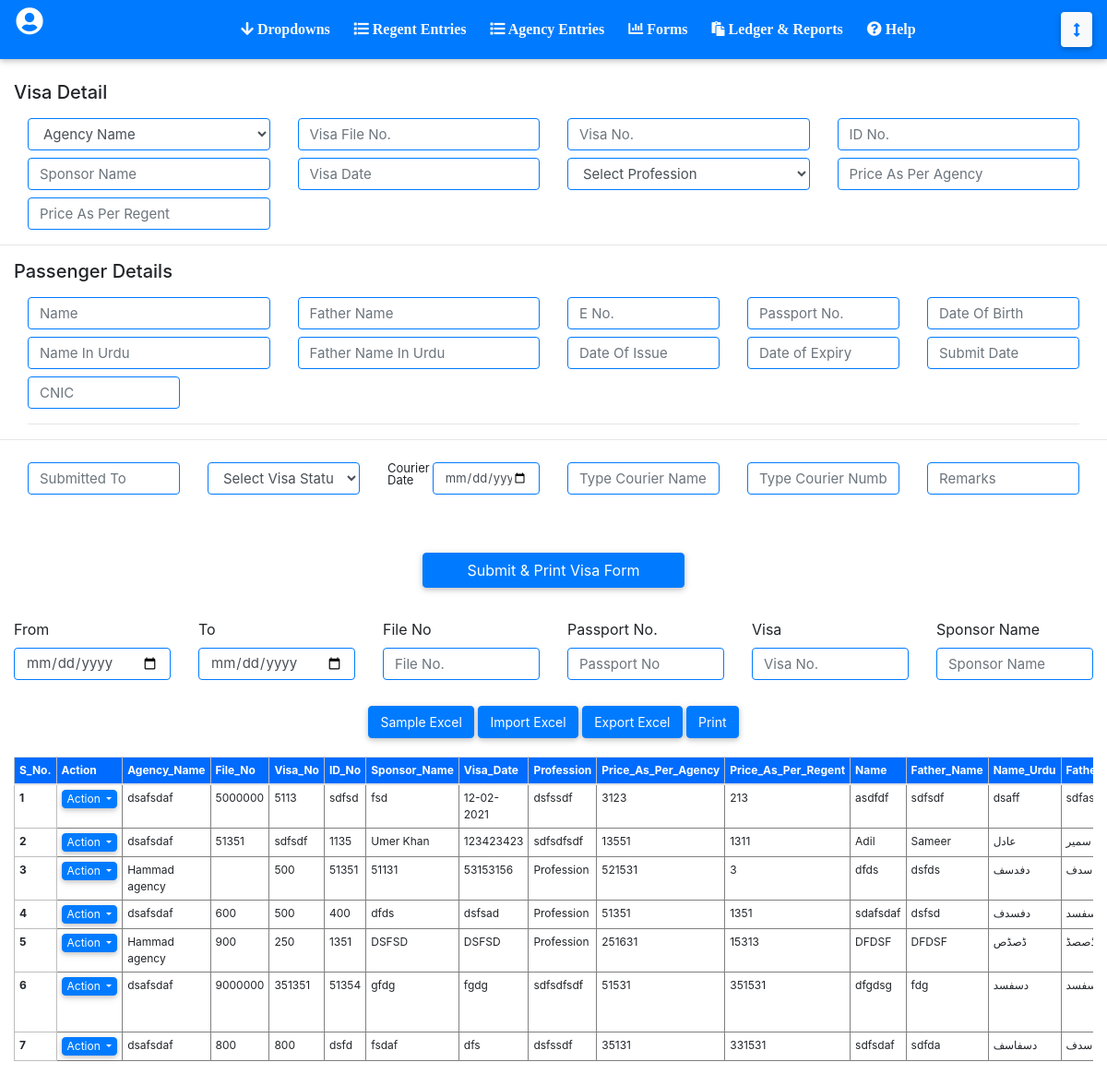
Page /Agency-Entries-Visa-Details.php on the earlier database version.
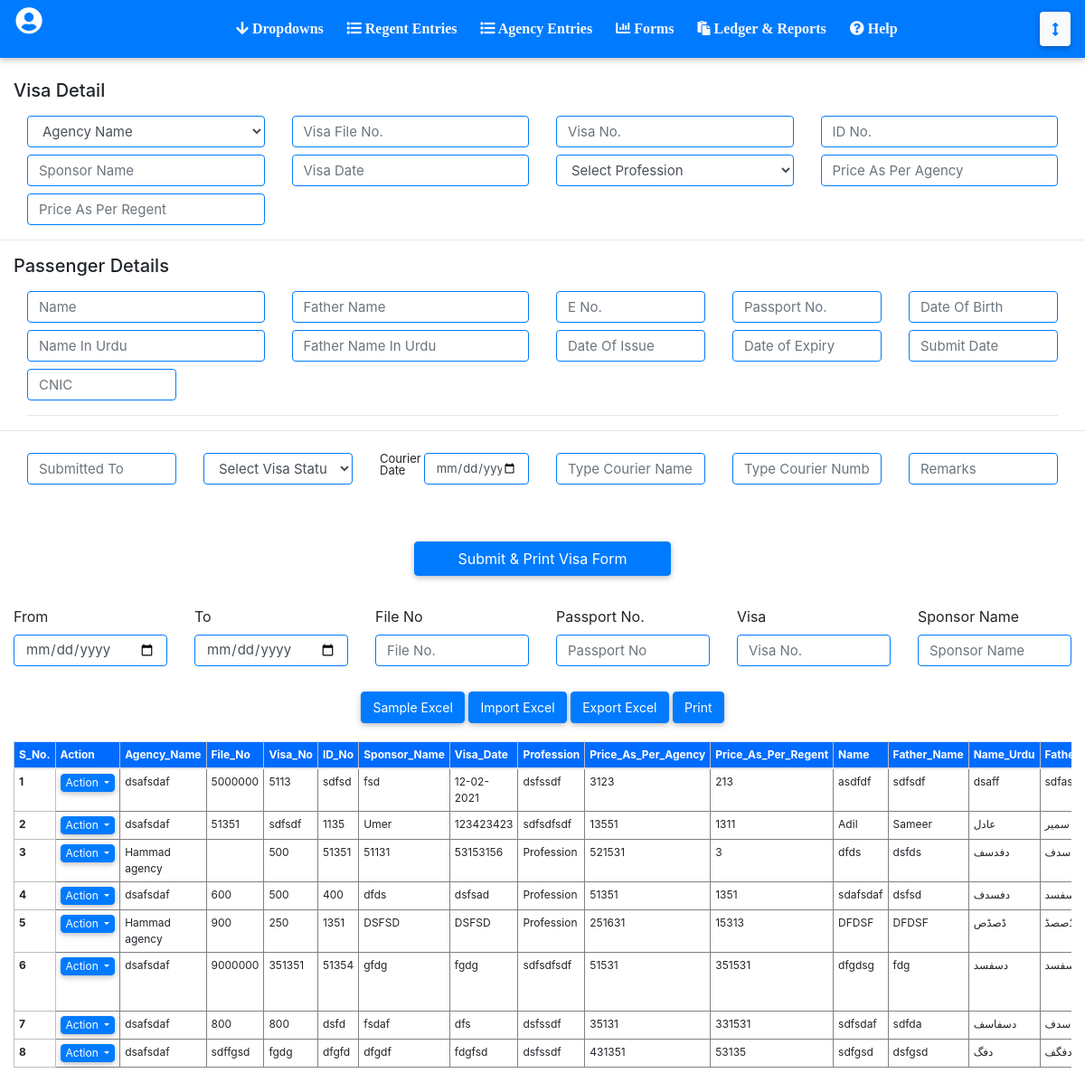
Same page on the later database version.
### tables this page shows
CREATE TABLE `cases` (
  `case_id` int(11) NOT NULL,
  `user_id` int(11) NOT NULL,
  `agency_id` int(11) NOT NULL,
  `visa_file_no` varchar(255) NOT NULL,
  `visa_no` varchar(255) NOT NULL,
  `visa_id_no` varchar(255) NOT NULL,
  `visa_sponsor_name` varchar(255) NOT NULL,
  `visa_date` varchar(255) NOT NULL,
  `visa_profession_id` int(11) NOT NULL,
  `visa_price_as_per_agency` double NOT NULL,
  `visa_price_as_per_regent` double NOT NULL,
  `passenger_name` varchar(255) NOT NULL,
  `passenger_father_name` varchar(255) NOT NULL,
  `passenger_eno` varchar(255) NOT NULL,
  `passenger_passport_no` varchar(255) NOT NULL,
  `passenger_dob` varchar(255) NOT NULL,
  `passenger_name_urdu` varchar(255) NOT NULL,
  `passenger_father_name_urdu` varchar(255) NOT NULL,
  `passenger_date_of_issue` varchar(255) NOT NULL,
  `passenger_date_of_expiry` varchar(255) NOT NULL,
  `passenger_submit_date` varchar(255) NOT NULL,
  `passenger_cnic` varchar(255) NOT NULL,
  `submitted_to` varchar(255) NOT NULL,
  `visa_status_id` int(11) NOT NULL,
  `visa_courier_date` varchar(255) NOT NULL,
  `visa_courier_name` varchar(255) NOT NULL,
  `visa_courier_no` varchar(255) NOT NULL,
  `remarks` varchar(255) NOT NULL,
  `current_date_submission` varchar(255) NOT NULL,
  `type` varchar(20) DEFAULT NULL
);

CREATE TABLE `users` (
  `user_id` int(11) NOT NULL,
  `name` varchar(255) NOT NULL,
  `email` varchar(255) NOT NULL,
  `password` varchar(255) NOT NULL,
  `city` varchar(255) NOT NULL,
  `cnic` varchar(255) NOT NULL,
  `phone` varchar(255) NOT NULL,
  `address` varchar(255) NOT NULL,
  `image` longblob NOT NULL,
  `role` varchar(255) NOT NULL
);

CREATE TABLE `visa_profession` (
  `visa_profession_id` int(11) NOT NULL,
  `name` varchar(255) NOT NULL
);

### Agency-Entries-Visa-Details.php (the view, shortened to what the changed rows need)
<?php
include('header.php');
include('connect.php');
?>
<br><br>
<br>
<br>
<section class="container-fluid">
            <table class="table mb-5  table-responsive" style="padding-bottom:130px;">
                <thead>
                    <tr>
                      <th scope="col">S_No.</th>
                      <th scope="col" ><span class="text-primary"></span>Action<span class="text-primary"></span></th>
                      <th scope="col">Agency_Name</th>
                      <th scope="col">File_No</th>
                      <th scope="col">Visa_No</th>
                      <th scope="col">ID_No</th>
                      <th scope="col">Sponsor_Name</th>
                      <th scope="col">Visa_Date</th>
                      <th scope="col">Profession</th>
                      <th scope="col">Price_As_Per_Agency</th>
                      <th scope="col">Price_As_Per_Regent</th>
                      <th scope="col">Name</th>
                      <th scope="col">Father_Name</th>
                      <th scope="col">Name_Urdu</th>
                      <th scope="col">Father_Name_Urdu</th>
                    </tr>
                  </thead>
                  <tbody>
                <?php
                $query = mysqli_query($con, "
SELECT cases.*,
users.name as username,
visa_status.name as visa_status_name,
visa_profession.name as visa_profession
FROM `cases`
INNER JOIN users
ON users.user_id = cases.agency_id
INNER JOIN visa_status
ON visa_status.visa_status_id = cases.visa_status_id
INNER JOIN visa_profession
ON visa_profession.visa_profession_id = cases.visa_profession_id
ORDER BY case_id ASC
                  ");
                $count=1;
                while ($row=mysqli_fetch_array($query)) {
                  ?>
                    <tr>
                     <th scope="row"><?php echo $count ?></th>
                     <td >
                     <div class="dropdown">
                            <button class="btn btn-primary dropdown-toggle" type="button" id="dropdownMenuButton" data-toggle="dropdown" aria-haspopup="true" aria-expanded="false"  style="font-size: 12px !important; color: white; padding: 0px; margin: 0px; padding-left: 5px !important; padding-right: 5px !important;">
                                Action
                            </button>
                    </div>
                        </td>
                    <td><?php echo $row['username'] ?></td>
                    <td><?php echo $row['visa_file_no'] ?></td>
                    <td><?php echo $row['visa_no'] ?></td>
                    <td><?php echo $row['visa_id_no'] ?></td>
                    <td><?php echo $row['visa_sponsor_name'] ?></td>
                    <td><?php echo $row['visa_date'] ?></td>
                    <td><?php echo $row['visa_profession'] ?></td>
                    <td><?php echo $row['visa_price_as_per_agency'] ?></td>
                    <td><?php echo $row['visa_price_as_per_regent'] ?></td>
                    <td><?php echo $row['passenger_name'] ?></td>
                    <td><?php echo $row['passenger_father_name'] ?></td>
                    <td><?php echo $row['passenger_name_urdu'] ?></td>
                    <td><?php echo $row['passenger_father_name_urdu'] ?></td>
                </tr>
                  <?php
                  $count++;
                }
                ?>
                  </tbody>
            </table>
</section>
</body>
</html>

Differences in the rows shown:
changed cases "Adil": visa_sponsor_name "Umer Khan" → "Umer"
added cases: agency.name "dsafsdaf", visa_file_no "sdffgsd", visa_no "fgdg", visa_id_no "dfgfd", visa_sponsor_name "dfgdf", visa_date "fdgfsd", visa_profession.name "dsfssdf", visa_price_as_per_agency "431351", visa_price_as_per_regent "53135", passenger_name "sdfgsd", passenger_father_name "dsfgsd", passenger_name_urdu "دفگ", passenger_father_name_urdu "دفگف"
